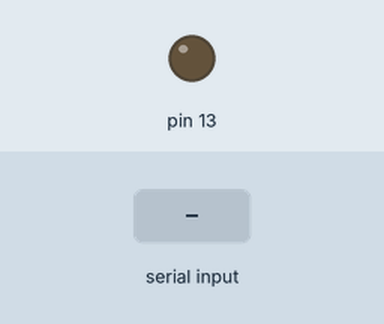
Simulated run of this sketch. Board: Arduino Uno, built with avr-gcc and run on an emulated ATmega328P. On the bench: output pins drawn as LEDs (lit = HIGH). The inputs (shaded band) are chosen by the test bench.

Above: at 1.2 s.
1.3 s: "T" received over Serial
At 1.8 s:
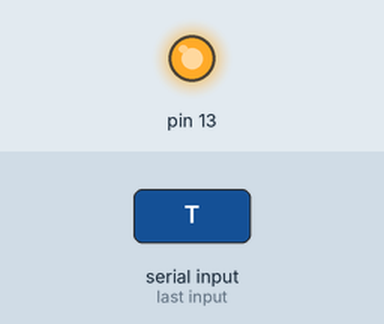
Timing chart, 0 to 4.3 s (numbered marks = the images above; inputs shaded):
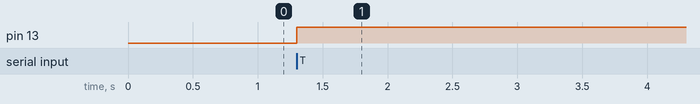

Measured:
- after the input at 1.3 s, pin 13: LOW → HIGH at once

The sketch:

led_on_off.ino
```cpp
int flag = 0;
void setup() {
  // put your setup code here, to run once:
  pinMode(13, OUTPUT);
  Serial.begin(9600);
}

void loop() {
  // put your main code here, to run repeatedly:
  if(Serial.available() > 0){
    char data = Serial.read();
    //Serial.println(data);
    if(data == 'T'){
      if(flag == 0){
        digitalWrite(13,HIGH);
        flag = 1;
      }else{
        digitalWrite(13,LOW);
        flag = 0;
      }
    }
  }
}
```
